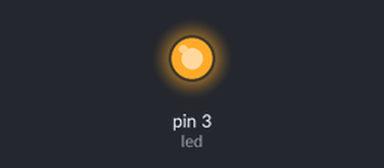
A sketch run on a simulated Arduino Uno, built with avr-gcc and run on an emulated ATmega328P. Shown: output pins drawn as LEDs (lit = HIGH).

Above: at 5.0 s.
At 15.0 s:
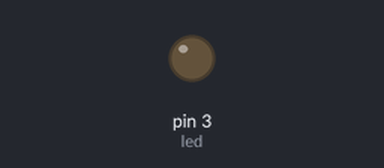
Timing chart, 0 to 26.0 s (numbered marks = the images above):
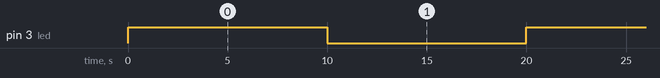

Measured:
- by itself, pin 3 (led): alternates HIGH for 10.0 s and LOW for 10.0 s

The sketch:

test_led.ino
```cpp
int led=3;


void setup(){
  // initialize digital pin LED_BUILTIN as an output.
  pinMode(led, OUTPUT);
}

// the loop function runs over and over again forever
void loop(){
  digitalWrite(led, HIGH);
  delay(10000);
  digitalWrite(led, LOW);
  delay(10000);
}
```
